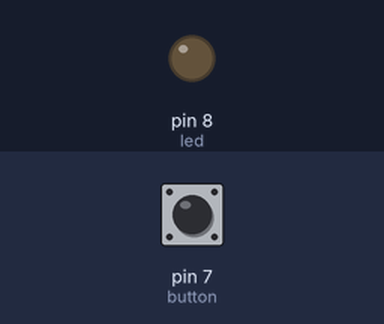
A sketch run on a simulated Arduino Uno, built with avr-gcc and run on an emulated ATmega328P. Parts: output pins drawn as LEDs (lit = HIGH). Inputs (shaded band) come from the test bench; at power-on: pin 7 (button) LOW. What the sketch prints to the serial monitor is not drawn.

Above: at 1.2 s.
1.3 s: pin 7 (button) pulled HIGH for 0.15 s
At 1.38 s:
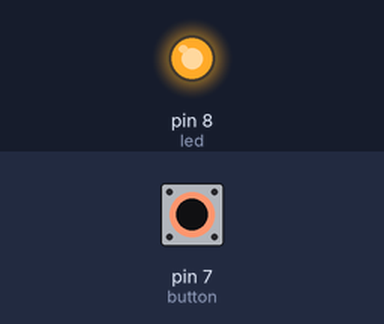
2.9 s: pin 7 (button) pulled HIGH for 3.2 s
At 7.0 s:
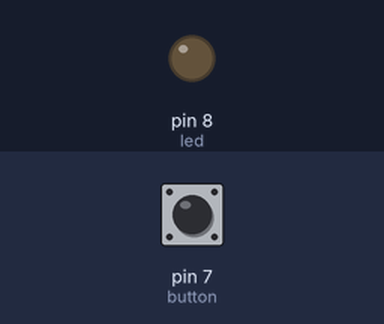
Timing chart, 0 to 8.5 s (numbered marks = the images above; inputs shaded):
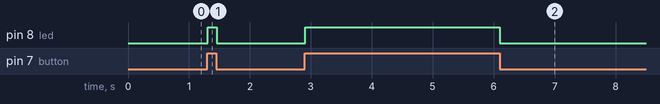

Measured:
- after the input at 1.3 s, pin 8 (led): LOW → HIGH at once, → LOW 0.15 s later
- after the input at 2.9 s, pin 8 (led): LOW → HIGH at once, → LOW 3.2 s later

The sketch:

button_control_led.ino
```cpp
//Control LED on a different circuit by using the button state

int button = 7;
int button_state;
int led = 8;

void setup() {
  Serial.begin(9600);
  pinMode(button, INPUT);
  pinMode(led, OUTPUT);

}

void loop() {
  button_state = digitalRead(button);
  Serial.println(button_state);
  digitalWrite(led, button_state);
}
```
